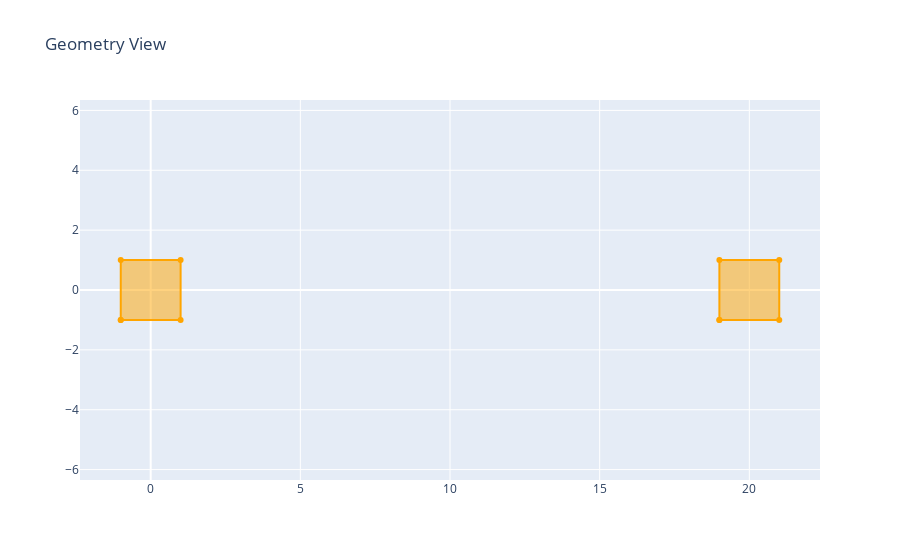

Notebook source saved alongside this figure:
### Code cell
mask = smlay.Mask("00_test_mask")

re0 = sm.make_rect(x0 = 0, y0 = 0, width = 2, height = 2, layer = 1)
re0+= re0.copy().translate(20,0)
GeomViewPlotly(re0)

### Figure 1 — Plotly figure (JSON) as saved in the notebook; plotly's stock layout.template omitted (floating-point values rounded to 4 significant figures)
{"data": [{"fill": "toself", "line": {"color": "orange"}, "type": "scatter", "x": [-1, 1, 1, -1, -1], "y": [-1, -1, 1, 1, -1]}, {"fill": "toself", "line": {"color": "orange"}, "type": "scatter", "x": [19, 21, 21, 19, 19], "y": [-1, -1, 1, 1, -1]}], "layout": {"showlegend": false, "title": {"text": "Geometry View"}, "xaxis": {"scaleanchor": "y", "scaleratio": 1}}}
